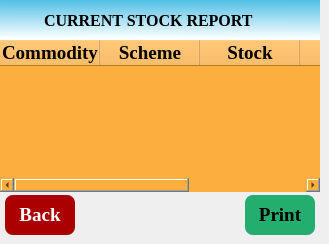
   <widget class="QWidget" name="page_46">
    <widget class="QTableWidget" name="tableWidgetStockreport">
     <property name="geometry">
      <rect>
       <x>0</x>
       <y>40</y>
       <width>320</width>
       <height>152</height>
      </rect>
     </property>
     <property name="font">
      <font>
       <family>Liberation Serif</family>
      </font>
     </property>
     <property name="styleSheet">
      <string notr="true">border-radius: 8px;
background-color: rgb(252, 175, 62);</string>
     </property>
     <column>
      <property name="text">
       <string>Commodity</string>
      </property>
      <property name="font">
       <font>
        <family>Liberation Serif</family>
        <pointsize>14</pointsize>
        <weight>75</weight>
        <bold>true</bold>
       </font>
      </property>
     </column>
     <column>
      <property name="text">
       <string>Scheme</string>
      </property>
      <property name="font">
       <font>
        <family>Liberation Serif</family>
        <pointsize>14</pointsize>
        <weight>75</weight>
        <bold>true</bold>
       </font>
      </property>
     </column>
     <column>
      <property name="text">
       <string>Stock</string>
      </property>
      <property name="font">
       <font>
        <family>Liberation Serif</family>
        <pointsize>14</pointsize>
        <weight>75</weight>
        <bold>true</bold>
       </font>
      </property>
     </column>
     <column>
      <property name="text">
       <string>Issued</string>
      </property>
      <property name="font">
       <font>
        <family>Liberation Serif</family>
        <pointsize>14</pointsize>
        <weight>75</weight>
        <bold>true</bold>
       </font>
      </property>
     </column>
     <column>
      <property name="text">
       <string>CB</string>
      </property>
      <property name="font">
       <font>
        <family>Liberation Serif</family>
        <pointsize>14</pointsize>
        <weight>75</weight>
        <bold>true</bold>
       </font>
      </property>
     </column>
    </widget>
    <widget class="QLabel" name="label_23">
     <property name="geometry">
      <rect>
       <x>0</x>
       <y>0</y>
       <width>320</width>
       <height>40</height>
      </rect>
     </property>
     <property name="font">
      <font>
       <family>Liberation Serif</family>
       <pointsize>12</pointsize>
       <weight>75</weight>
       <bold>true</bold>
      </font>
     </property>
     <property name="styleSheet">
      <string notr="true">background-color: qlineargradient(spread:pad, x1:0.97005, y1:0, x2:0.960199, y2:0.972, stop:0 rgba(80, 191, 229, 255), stop:1 rgba(255, 255, 255, 255));</string>
     </property>
     <property name="text">
      <string>           CURRENT STOCK REPORT</string>
     </property>
    </widget>
    <widget class="QPushButton" name="btncurrstkback">
     <property name="geometry">
      <rect>
       <x>5</x>
       <y>195</y>
       <width>70</width>
       <height>40</height>
      </rect>
     </property>
     <property name="font">
      <font>
       <family>Liberation Serif</family>
       <pointsize>14</pointsize>
       <weight>75</weight>
       <bold>true</bold>
      </font>
     </property>
     <property name="styleSheet">
      <string notr="true">border-radius: 8px;
background-color: rgb(170, 0, 0);
color: rgb(255, 255, 255);</string>
     </property>
     <property name="text">
      <string>Back</string>
     </property>
    </widget>
    <widget class="QPushButton" name="btncurrstkprint">
     <property name="geometry">
      <rect>
       <x>245</x>
       <y>195</y>
       <width>70</width>
       <height>40</height>
      </rect>
     </property>
     <property name="font">
      <font>
       <family>Liberation Serif</family>
       <pointsize>14</pointsize>
       <weight>75</weight>
       <bold>true</bold>
      </font>
     </property>
     <property name="styleSheet">
      <string notr="true">border-radius: 8px;
background-color: rgb(35, 173, 111);
color: rgb(0, 0, 0);</string>
     </property>
     <property name="text">
      <string>Print</string>
     </property>
    </widget>
   </widget>
